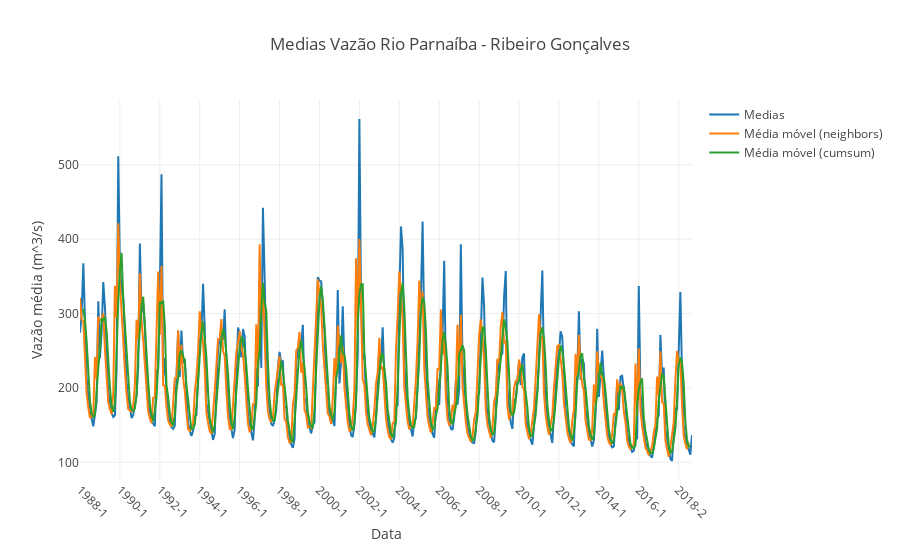

The cell this chart's notebook holds for it:
### Code cell
trace = go.Scatter(x = x, y = y, name = 'Medias')

trace_moving_avg = go.Scatter(x = x, y = running_mean(y), name = 'Média móvel (neighbors)')

trace_moving_avg2 = go.Scatter(x = x[2:], y = running_mean2(y,4), name = 'Média móvel (cumsum)')

tendencia = go.Scatter()

layout = go.Layout(title = 'Medias Vazão Rio Parnaíba - Ribeiro Gonçalves',
                   xaxis = dict(title = 'Data', type ='category', tickangle=45, dtick = 24),
                   yaxis = dict(title = 'Vazão média (m^3/s)'))

fig = go.Figure(data = [trace, trace_moving_avg, trace_moving_avg2], layout = layout)

pyo.iplot(fig, 'vazoes.html', config = dict(showLink = False))

### Figure 1 — Plotly figure (JSON) as saved in the notebook; plotly's stock layout.template omitted (floating-point values rounded to 4 significant figures; data arrays with more than 128 entries replaced by an {"elided": "..."} marker saying what was removed)
{"data": [{"y": {"elided": "369 float values"}, "x": {"elided": "369 str values"}, "type": "scatter", "name": "Medias", "uid": "4177390f-59ea-451f-9c20-ad79a6df4dd8"}, {"y": {"elided": "367 float values"}, "x": {"elided": "369 str values"}, "type": "scatter", "name": "Média móvel (neighbors)", "uid": "ebe81a54-dd88-4e38-949d-7a35cf31b93b"}, {"y": {"elided": "366 float values"}, "x": {"elided": "367 str values"}, "type": "scatter", "name": "Média móvel (cumsum)", "uid": "c2c166e9-4641-4d54-bd3f-ce2ceebc115a"}], "layout": {"yaxis": {"title": {"text": "Vazão média (m^3/s)"}}, "xaxis": {"tickangle": 45, "type": "category", "dtick": 24, "title": {"text": "Data"}}, "title": {"text": "Medias Vazão Rio Parnaíba - Ribeiro Gonçalves"}}}
